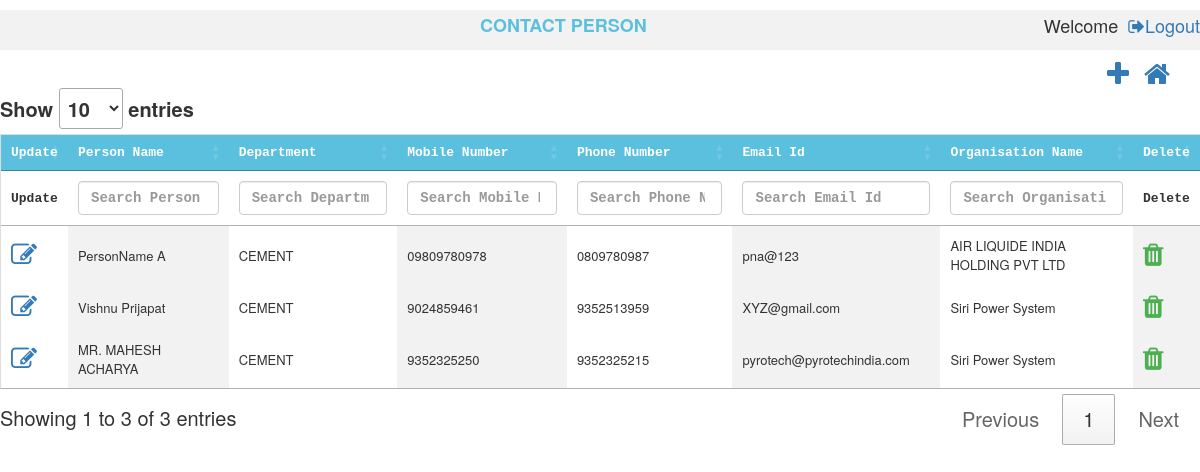
The app's page /controllers/contactPerson.php with its own data.
### tables this page shows
CREATE TABLE `tbl_contactperson` (
  `nid` int(10) NOT NULL,
  `ncontact_person_id` int(10) NOT NULL,
  `nlogged_in_user_id` int(10) NOT NULL,
  `cperson_name` varchar(50) NOT NULL,
  `ndept_id` int(10) NOT NULL,
  `cmobile_number` varchar(50) NOT NULL,
  `cphone_number` varchar(50) NOT NULL,
  `cemail_id` varchar(50) NOT NULL,
  `norg_id` int(10) NOT NULL,
  `isActive` bit(1) NOT NULL,
  `isAvailable` bit(1) NOT NULL,
  `dcreated_date` datetime NOT NULL,
  `dupdated_date` datetime NOT NULL,
  `ninternal_id` int(11) DEFAULT NULL
);

CREATE TABLE `tbl_department` (
  `nid` int(10) NOT NULL,
  `ndept_id` int(10) NOT NULL,
  `cdept_name` varchar(50) NOT NULL,
  `isActive` bit(1) NOT NULL,
  `isAvailable` bit(1) NOT NULL,
  `dcreated_date` datetime NOT NULL,
  `dupdated_date` datetime NOT NULL,
  `ninternal_id` int(11) DEFAULT NULL
);

CREATE TABLE `tbl_organisation` (
  `nid` int(10) NOT NULL,
  `norg_id` int(10) NOT NULL,
  `corg_name` varchar(50) NOT NULL,
  `corg_address` varchar(50) NOT NULL,
  `corg_city` varchar(50) NOT NULL,
  `corg_state` varchar(50) NOT NULL,
  `corg_country` varchar(50) NOT NULL,
  `corg_mobileNumber` varchar(10) NOT NULL,
  `corg_emailId` varchar(50) NOT NULL,
  `norg_group_id` int(10) NOT NULL,
  `isActive` bit(1) NOT NULL,
  `isAvailable` bit(1) NOT NULL,
  `dcreated_date` datetime NOT NULL,
  `dupdated_date` datetime NOT NULL,
  `ninternal_id` int(11) DEFAULT NULL
);

### controllers/contactPerson.php (the view, shortened to what this page needs)
<html>
<head>
    <script src="http://ajax.googleapis.com/ajax/libs/jquery/1.11.2/jquery.min.js"></script>
    <link rel="stylesheet" href="../css/theme.css">
    <link rel="stylesheet" href="https://cdn.datatables.net/1.10.22/css/jquery.dataTables.min.css">
    <link rel="stylesheet" href="https://cdnjs.cloudflare.com/ajax/libs/font-awesome/4.7.0/css/font-awesome.min.css">
    <link rel="stylesheet" href="https://maxcdn.bootstrapcdn.com/bootstrap/3.4.1/css/bootstrap.min.css">
</head>
<h5>
    <div style="background-color: #f2f2f2;width: 100%;height: 40px;font-size: large;padding-top:0.5%">
        <b style="margin-left: 40%;color:#5bc0de ">CONTACT PERSON</b>
        <a style="float:right;margin-left: 10px" href="../logout.php"><i class="fa fa-sign-out" ></i>Logout</a>
        <div style="float: right"> <?php echo "Welcome " .$_SESSION['username'] ; ?></div>
    </div>
</h5><div class="container">
    <a style="float:right;margin-left: 15px;" href="../dashboard.php"><i class="fa fa-home fa-2x"></i></a>
    <a style="float:right" href="#contactPerson_modal" data-toggle="modal" id='add' data-id="1"><i class="fa fa-plus fa-2x"
                                                                                                  aria-hidden="true"></i></a>
</div>
<?php
$conn = OpenCon();
$sql = $sql = "SELECT c.ninternal_id,c.ncontact_person_id,c.cperson_name,c.ndept_id,c.cmobile_number,c.cphone_number,c.cemail_id,c.isAvailable, o.corg_name,d.cdept_name
                    FROM tbl_contactperson AS c
                     JOIN tbl_organisation AS o
                    ON c.norg_id = o.ninternal_id
                     JOIN tbl_department AS d
                    ON c.ndept_id= d.ndept_id
                    WHERE c.isAvailable=1";
$retval = mysqli_query($conn, $sql);
echo "<table id='contactPersonTable'  name='contactPersonTable' >
            <thead>
            <tr>
            <th style='display:none;'>INTERNAL ID</th>
            <th style='display:none;'>CONTACT PERSON ID</th>
            <th>Update</th>
            <th>Person Name</th>
            <th>Department</th>
            <th>Mobile Number</th>
            <th>Phone Number</th>
            <th>Email Id</th>
            <th>Organisation Name</th>
            <th>Delete</th>
            </tr>
            </thead>
            <tbody>
            ";
while ($row = mysqli_fetch_array($retval, MYSQLI_ASSOC)) {
    echo "<tr>";
    echo "<td ><a  href='#contactPerson_modal' data-toggle='modal' class='updateClass' data-id='2'><i class='fa fa-edit fa-2x'></i></a></td>";
    echo "<td>" . $row['cperson_name'] . "</td>";
    echo "<td>" . $row['cdept_name'] . "</td>";
    echo "<td>" . $row['cmobile_number'] . "</td>";
    echo "<td>" . $row['cphone_number'] . "</td>";
    echo "<td>" . $row['cemail_id'] . "</td>";
    echo "<td>" . $row['corg_name'] . "</td>";
       echo "<td class='action-delete'><i  class='fa fa-trash fa-2x' style='color:#4caf50;'</i></td>";
    echo "</tr>";
}
echo "</tbody></table>";
?>
</html>

### css/theme.css (style rules this page uses)
table { border-collapse: collapse; border-spacing: 0; width: 100%; border: 1px solid #ddd; }
th { text-align: left; padding: 10px !important; font-family: "Lucida Console", Courier, monospace; }
td { text-align: left; padding: 10px !important; }
td:nth-child(even) { background-color: #f2f2f2; }
table.dataTable thead .sorting { background-color: #5bc0de; color: white; }
table.dataTable { font-size: small; }

### records on screen
tbl_contactperson: cperson_name "PersonName A", tbl_department.cdept_name "CEMENT", cmobile_number "09809780978", cphone_number "0809780987", cemail "pna@123", tbl_organisation.corg_name "AIR LIQUIDE INDIA HOLDING PVT LTD"
tbl_contactperson: cperson_name "Vishnu Prijapat", tbl_department.cdept_name "CEMENT", cmobile_number "9024859461", cphone_number "9352513959", cemail "XYZ@gmail.com", tbl_organisation.corg_name "Siri Power System"
tbl_contactperson: cperson_name "MR. MAHESH ACHARYA", tbl_department.cdept_name "CEMENT", cmobile_number "9352325250", cphone_number "9352325215", cemail "pyrotech@pyrotechindia.com", tbl_organisation.corg_name "Siri Power System"
